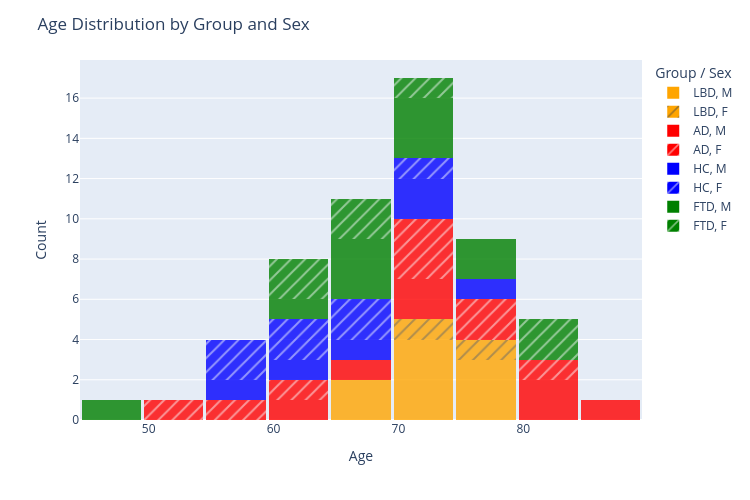

The cell this chart's notebook holds for it:
### Code cell
#| label: notebook_fig_demographics_all

# Build histogram
fig = px.histogram(
    df,
    x="age",
    color="group",
    pattern_shape="sex",   # distinguishes male/female inside groups
    barmode="stack",       # stack sex inside group
    opacity=0.8,
    nbins=10,
    color_discrete_map={
    "AD": "red",
    "LBD": "orange",
    "FTD": "green",
    "HC": "blue"
    },
    width=750,
    height=500
)

# Improve layout
fig.update_layout(
    title="Age Distribution by Group and Sex",
    xaxis_title="Age",
    yaxis_title="Count",
    bargap=0.05,
    legend_title="Group / Sex"
)

fig.show()

### Figure 1 — Plotly figure (JSON) as saved in the notebook; plotly's stock layout.template omitted (floating-point values rounded to 4 significant figures)
{"data": [{"bingroup": "x", "hovertemplate": "group=LBD<br>sex=M<br>age=%{x}<br>count=%{y}<extra></extra>", "legendgroup": "LBD, M", "marker": {"color": "orange", "opacity": 0.8, "pattern": {"shape": ""}}, "name": "LBD, M", "nbinsx": 10, "orientation": "v", "showlegend": true, "type": "histogram", "x": [66, 76, 69, 75, 77, 72, 73, 71, 72], "xaxis": "x", "yaxis": "y"}, {"bingroup": "x", "hovertemplate": "group=LBD<br>sex=F<br>age=%{x}<br>count=%{y}<extra></extra>", "legendgroup": "LBD, F", "marker": {"color": "orange", "opacity": 0.8, "pattern": {"shape": "/"}}, "name": "LBD, F", "nbinsx": 10, "orientation": "v", "showlegend": true, "type": "histogram", "x": [77, 74], "xaxis": "x", "yaxis": "y"}, {"bingroup": "x", "hovertemplate": "group=AD<br>sex=M<br>age=%{x}<br>count=%{y}<extra></extra>", "legendgroup": "AD, M", "marker": {"color": "red", "opacity": 0.8, "pattern": {"shape": ""}}, "name": "AD, M", "nbinsx": 10, "orientation": "v", "showlegend": true, "type": "histogram", "x": [72, 69, 86, 72, 83, 82, 63], "xaxis": "x", "yaxis": "y"}, {"bingroup": "x", "hovertemplate": "group=AD<br>sex=F<br>age=%{x}<br>count=%{y}<extra></extra>", "legendgroup": "AD, F", "marker": {"color": "red", "opacity": 0.8, "pattern": {"shape": "/"}}, "name": "AD, F", "nbinsx": 10, "orientation": "v", "showlegend": true, "type": "histogram", "x": [60, 56, 76, 80, 53, 71, 70, 77, 73], "xaxis": "x", "yaxis": "y"}, {"bingroup": "x", "hovertemplate": "group=HC<br>sex=M<br>age=%{x}<br>count=%{y}<extra></extra>", "legendgroup": "HC, M", "marker": {"color": "blue", "opacity": 0.8, "pattern": {"shape": ""}}, "name": "HC, M", "nbinsx": 10, "orientation": "v", "showlegend": true, "type": "histogram", "x": [63, 70, 79, 73, 68, 55], "xaxis": "x", "yaxis": "y"}, {"bingroup": "x", "hovertemplate": "group=HC<br>sex=F<br>age=%{x}<br>count=%{y}<extra></extra>", "legendgroup": "HC, F", "marker": {"color": "blue", "opacity": 0.8, "pattern": {"shape": "/"}}, "name": "HC, F", "nbinsx": 10, "orientation": "v", "showlegend": true, "type": "histogram", "x": [68, 56, 62, 65, 72, 58, 61], "xaxis": "x", "yaxis": "y"}, {"bingroup": "x", "hovertemplate": "group=FTD<br>sex=M<br>age=%{x}<br>count=%{y}<extra></extra>", "legendgroup": "FTD, M", "marker": {"color": "green", "opacity": 0.8, "pattern": {"shape": ""}}, "name": "FTD, M", "nbinsx": 10, "orientation": "v", "showlegend": true, "type": "histogram", "x": [69, 73, 60, 48, 76, 70, 70, 75, 65, 65], "xaxis": "x", "yaxis": "y"}, {"bingroup": "x", "hovertemplate": "group=FTD<br>sex=F<br>age=%{x}<br>count=%{y}<extra></extra>", "legendgroup": "FTD, F", "marker": {"color": "green", "opacity": 0.8, "pattern": {"shape": "/"}}, "name": "FTD, F", "nbinsx": 10, "orientation": "v", "showlegend": true, "type": "histogram", "x": [63, 83, 81, 66, 63, 66, 74], "xaxis": "x", "yaxis": "y"}], "layout": {"bargap": 0.05, "barmode": "stack", "height": 500, "legend": {"title": {"text": "Group / Sex"}, "tracegroupgap": 0}, "margin": {"t": 60}, "title": {"text": "Age Distribution by Group and Sex"}, "width": 750, "xaxis": {"anchor": "y", "domain": [0.0, 1.0], "title": {"text": "Age"}}, "yaxis": {"anchor": "x", "domain": [0.0, 1.0], "title": {"text": "Count"}}}}
